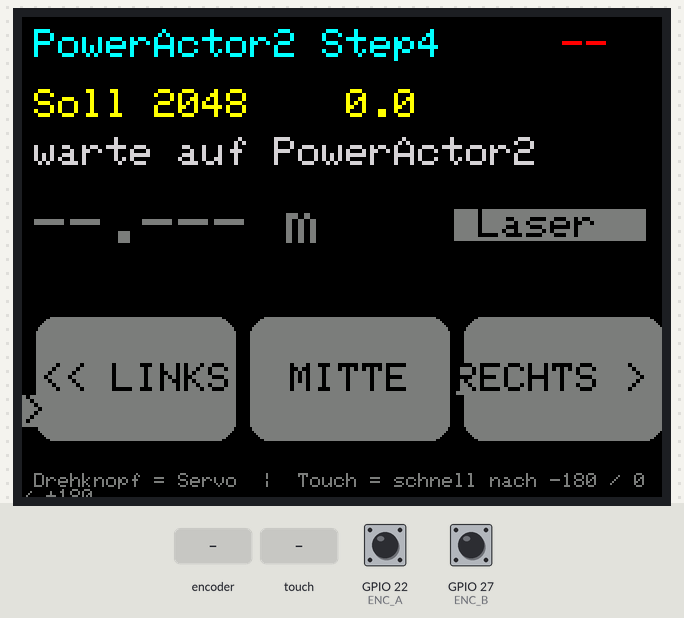
This sketch was run on a simulated ESP32. Shown: 320×240 colour display. The inputs (shaded band) are chosen by the test bench; at power-on: GPIO 22 (ENC_A) HIGH, GPIO 27 (ENC_B) HIGH. WiFi joins after 1.5 s; servers stay silent unless stated; not simulated (calls return 0 or success): Credentials.h; what the sketch prints to the serial monitor is not drawn.

Above: at 3.0 s.
3.1 s: rotary encoder on GPIO 22 (ENC_A) / GPIO 27 (ENC_B) turned 3 steps (first pin leading)
At 4.8 s:
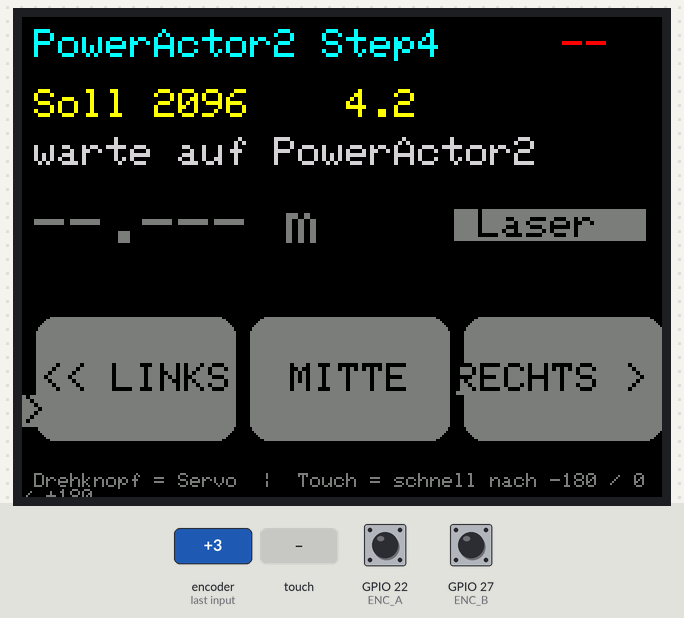
5.2 s: screen touched at 13 % across, 70 % down
At 6.7 s:
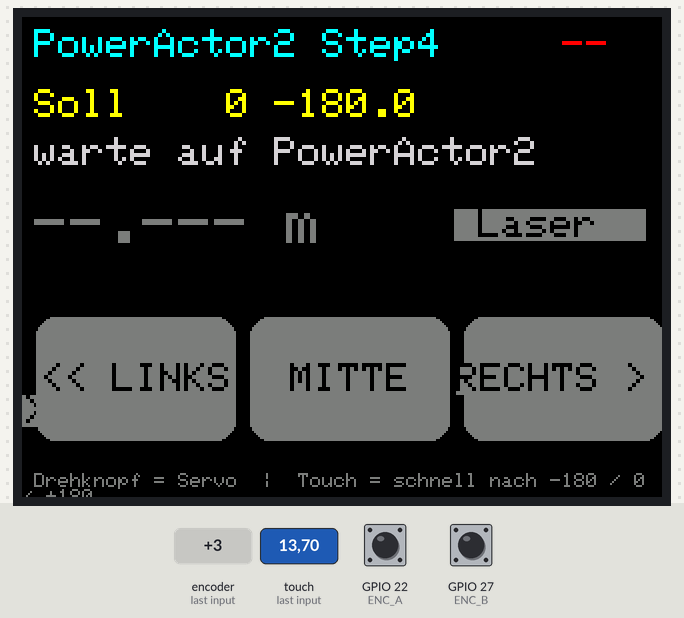
7.0 s: screen touched at 38 % across, 70 % down
At 7.17 s:
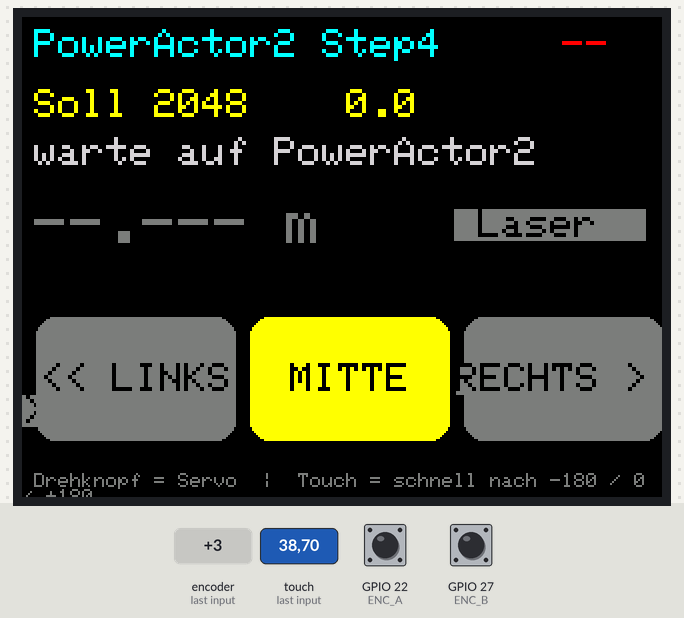
8.8 s: screen touched at 87 % across, 70 % down
At 9.4 s:
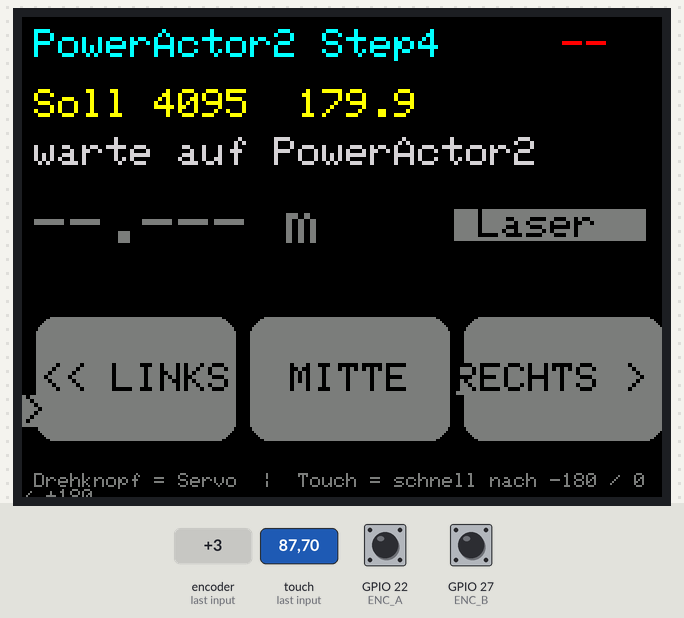
10.6 s: rotary encoder on GPIO 22 (ENC_A) / GPIO 27 (ENC_B) turned 2 steps (second pin leading)
At 11.8 s:
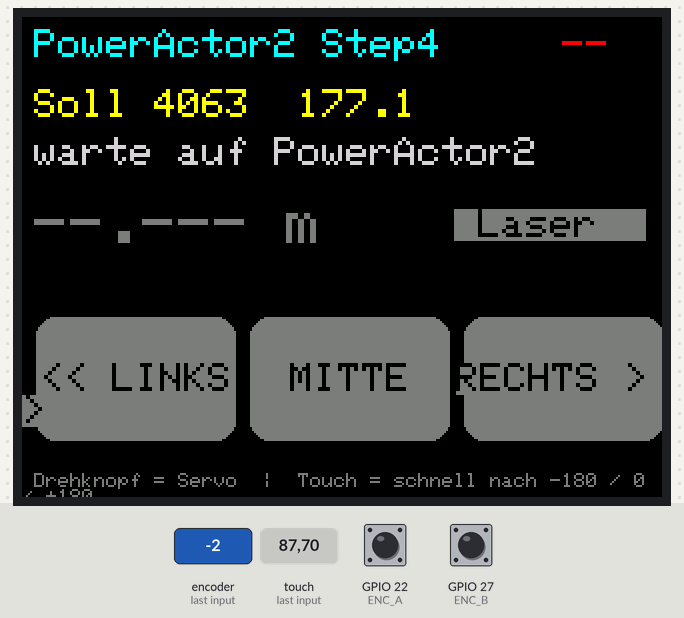
Timing chart, 0 to 13.5 s (numbered marks = the images above; inputs shaded):
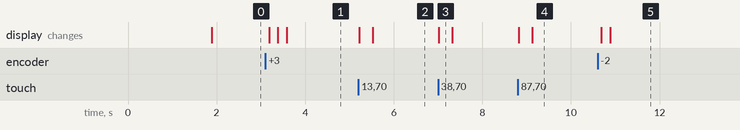

The sketch:

Step4_Display.ino
```cpp
// =============================================================================
//  Step4_Display - Display-/Encoder-Seite zu Step4_LidarLaser (PowerActor2)
//  Basis: Step3_Display (Servo-Bedienung unveraendert) + Lidar-/Laser-Anzeige.
//
//  Bedienung:
//    Drehknopf          : faehrt den Servo direkt (ENC_STEP Ticks je Raste)
//    Touch << LINKS     : so schnell wie moeglich an den linken Rand (0 = -180 Grad)
//    Touch MITTE        : so schnell wie moeglich in die Mitte (2048 = 0 Grad)
//    Touch RECHTS >>    : so schnell wie moeglich an den rechten Rand (4095 = +180 Grad)
//  Anzeige: Servo Soll/Ist/Temperatur, Lidar-Distanz (bzw. Fehler), Laser EIN/AUS.
//  Der Laser schaltet der PowerActor2 selbst (< 0,5 m), das Display zeigt ihn nur.
//
//  Kein Flackern: der feste Teil (Titel, Knoepfe, Hinweise) wird EINMAL
//  gezeichnet; danach werden nur geaenderte Werte ueberschrieben - Text mit
//  Hintergrundfarbe auf fester Breite, kein fillScreen mehr.
//
//  Touch: XPT2046 des CYD28, von LGFX_AUTODETECT eingerichtet (wie
//  Displays/Bedienung_Einstellungen), nur die Druck-Flanke loest aus.
//  Protokoll: eigenes Test-Protokoll, identisch in Step4_LidarLaser (kein xCom).
//  Board: CYD28 (ESP32-2432S028), FQBN esp32:esp32:esp32, per USB-COM flashen.
// =============================================================================
#include <Arduino.h>
#include <WiFi.h>
#include <WiFiUdp.h>
#include <Credentials.h>   // ssid, password
#include <LovyanGFX.hpp>
#define LGFX_AUTODETECT
#include <LGFX_AUTODETECT.hpp>

LGFX gfx;

// Encoder am CYD28 (aus Pa1_1_encoderTest6_3_1/dispDef.h)
#define ENC_A 22
#define ENC_B 27

#define ENC_STEP  16          // Servo-Ticks je Raste (~1,4 Grad)
#define POLL_MS   150
#define SEND_GAP  60          // ms: Servo-Ziel hoechstens so oft senden

// ── Protokoll (identisch in Step4_LidarLaser) ────────────────────────────────

#define PA2_IP            IPAddress(192, 168, 0, 181)
#define STEP2_CMD_PORT    4310
#define STEP2_STATE_PORT  4311
#define STEP4_MAGIC       0x54
#define SERVO_MIN         0
#define SERVO_MAX         4095
#define SERVO_CENTER      2048
#define LIDAR_NONE        0xFF

enum : uint8_t { S2_POLL = 0, S2_SERVO = 1, S2_FAST = 3 };

struct __attribute__((packed)) Step2Cmd {
  uint8_t  magic;
  uint8_t  type;
  uint16_t value;
};

struct __attribute__((packed)) Step4State {
  uint8_t  magic;
  uint8_t  servoOk;
  uint16_t servoGoal;
  uint16_t servoPos;
  uint8_t  tempC;
  uint8_t  lidarErr;
  uint32_t lidarMm;
  uint8_t  laserOn;
};

WiFiUDP udp;
Step4State st = {};
bool     haveState = false;
uint32_t lastRx    = 0;

// ── Bedienzustand ────────────────────────────────────────────────────────────

int  target    = SERVO_CENTER; // Servo-Soll am Display
bool targetDirty = false;
bool touchDown = false;       // Entprellung: nur Druck-Flanke feuert
int  flashBtn  = -1;          // zuletzt gedrueckter Knopf (kurz hell)
uint32_t flashUntil = 0;

// Ein Anzeigefeld: schreibt nur, wenn sich Text oder Farbe geaendert haben,
// und fuellt immer auf die volle Feldbreite (alte, laengere Texte verschwinden
// ohne vorheriges Loeschen).
struct Field {
  int x, y, chars, size;
  char last[40];
  uint16_t lastFg, lastBg;
};

// Touch-Knoepfe: nebeneinander, gleiche Breite
struct FastBtn { const char *text; uint16_t pos; };
const FastBtn BTNS[3] = {{"<< LINKS", SERVO_MIN}, {"MITTE", SERVO_CENTER}, {"RECHTS >>", SERVO_MAX}};
#define BTN_Y   150
#define BTN_H   62
#define BTN_W   100
#define BTN_GAP 7
int btnX(int i) { return BTN_GAP + i * (BTN_W + BTN_GAP); }


// ── Encoder (1:1 aus Pa1_1_encoderTest6_3_1/dispProc.ino) ───────────────────

bool readEncoder(int &encoderValue, int counterStep) {
  static int counter = 0;
  static int lastCounter = 0;

  lastCounter = counter;
  static uint8_t old_AB = 3;
  static int8_t encval = 0;
  static const int8_t enc_states[] = {0,-1,1,0,1,0,0,-1,-1,0,0,1,0,1,-1,0};

  old_AB <<= 2;
  if (digitalRead(ENC_A)) old_AB |= 0x02;
  if (digitalRead(ENC_B)) old_AB |= 0x01;
  encval += enc_states[(old_AB & 0x0f)];

  if (encval > 3)       { counter++; encval = 0; }
  else if (encval < -3) { counter--; encval = 0; }

  if (lastCounter != counter) {
    if (counter > lastCounter) encoderValue += counterStep;
    if (counter < lastCounter) encoderValue -= counterStep;
    return true;
  }
  return false;
}

// ── Senden / Empfangen ───────────────────────────────────────────────────────

void sendCmd(uint8_t type, uint16_t value) {
  Step2Cmd c = {STEP4_MAGIC, type, value};
  udp.beginPacket(PA2_IP, STEP2_CMD_PORT);
  udp.write((const uint8_t *)&c, sizeof(c));
  udp.endPacket();
}

bool receiveState() {
  int len = udp.parsePacket();
  if (len <= 0) return false;
  Step4State s;
  if (len != sizeof(s)) { udp.flush(); return false; }
  udp.read((uint8_t *)&s, sizeof(s));
  if (s.magic != STEP4_MAGIC) return false;
  if (!haveState) target = s.servoGoal;   // beim ersten Kontakt Soll uebernehmen
  st = s;
  haveState = true;
  lastRx = millis();
  return true;
}

// ── Anzeige ──────────────────────────────────────────────────────────────────

float ticksToDeg(int t) { return (t - 2048) * 360.0f / 4096.0f; }

void drawField(Field &f, uint16_t fg, uint16_t bg, const char *fmt, ...) {
  char buf[40];
  va_list ap;
  va_start(ap, fmt);
  vsnprintf(buf, sizeof(buf), fmt, ap);
  va_end(ap);
  int n = strlen(buf);
  while (n < f.chars && n < (int)sizeof(buf) - 1) buf[n++] = ' ';
  buf[n] = 0;
  if (!strcmp(buf, f.last) && fg == f.lastFg && bg == f.lastBg) return;
  gfx.setTextSize(f.size);
  gfx.setTextColor(fg, bg);
  gfx.setCursor(f.x, f.y);
  gfx.print(buf);
  strcpy(f.last, buf);
  f.lastFg = fg; f.lastBg = bg;
}

Field fOnline = {270, 6,   2, 2, "", 0, 0};
Field fSoll   = {6,   36, 26, 2, "", 0, 0};
Field fIst    = {6,   60, 26, 2, "", 0, 0};
Field fLidar  = {6,   92, 11, 3, "", 0, 0};
Field fLaser  = {216, 96,  8, 2, "", 0, 0};
Field fLidInfo= {6,  124, 52, 1, "", 0, 0};

void drawButton(int i) {
  uint16_t bg = (i == flashBtn) ? TFT_YELLOW : TFT_DARKGREY;
  int x = btnX(i);
  gfx.fillRoundRect(x, BTN_Y, BTN_W, BTN_H, 10, bg);
  gfx.setTextSize(2);
  gfx.setTextColor(TFT_BLACK, bg);
  gfx.setCursor(x + (BTN_W - (int)strlen(BTNS[i].text) * 12) / 2, BTN_Y + BTN_H / 2 - 8);
  gfx.print(BTNS[i].text);
}

void drawStatic() {
  gfx.fillScreen(TFT_BLACK);
  gfx.setTextSize(2);
  gfx.setTextColor(TFT_CYAN, TFT_BLACK);
  gfx.setCursor(6, 6);
  gfx.print("PowerActor2 Step4");
  for (int i = 0; i < 3; i++) drawButton(i);
  gfx.setTextSize(1);
  gfx.setTextColor(TFT_DARKGREY, TFT_BLACK);
  gfx.setCursor(6, 228);
  gfx.print("Drehknopf = Servo  |  Touch = schnell nach -180 / 0 / +180");
}

const char *lidarErrText(uint8_t e) {
  switch (e) {
    case 1:  return "Signal zu schwach";
    case 2:  return "Signal zu stark";
    case 3:  return "ausser Reichweite";
    case 4:  return "Systemfehler";
    default: return "Fehler";
  }
}

void drawValues() {
  bool online = haveState && millis() - lastRx < 2000;
  drawField(fOnline, online ? TFT_GREEN : TFT_RED, TFT_BLACK, online ? "ok" : "--");
  drawField(fSoll, TFT_YELLOW, TFT_BLACK, "Soll %4d %6.1f", target, ticksToDeg(target));

  if (online && st.servoOk)
    drawField(fIst, TFT_LIGHTGREY, TFT_BLACK, "Ist  %4u %6.1f  %uC",
              st.servoPos, ticksToDeg(st.servoPos), st.tempC);
  else
    drawField(fIst, TFT_LIGHTGREY, TFT_BLACK, online ? "Servo antwortet nicht"
                                                     : "warte auf PowerActor2");

  if (!online || st.lidarErr == LIDAR_NONE) {
    drawField(fLidar, TFT_DARKGREY, TFT_BLACK, "--.--- m");
    drawField(fLidInfo, TFT_DARKGREY, TFT_BLACK, online ? "Lidar: keine Messung" : "");
  } else if (st.lidarErr != 0) {
    drawField(fLidar, TFT_ORANGE, TFT_BLACK, "--.--- m");
    drawField(fLidInfo, TFT_ORANGE, TFT_BLACK, "Lidar: %s", lidarErrText(st.lidarErr));
  } else {
    drawField(fLidar, st.lidarMm < 500 ? TFT_RED : TFT_WHITE, TFT_BLACK,
              "%2lu.%03lu m", (unsigned long)(st.lidarMm / 1000), (unsigned long)(st.lidarMm % 1000));
    drawField(fLidInfo, TFT_DARKGREY, TFT_BLACK, "Lidar ok  -  Laser EIN unter 0,5 m");
  }

  bool laser = online && st.laserOn;
  drawField(fLaser, TFT_BLACK, laser ? TFT_RED : TFT_DARKGREY, laser ? " LASER " : " Laser ");
}

// ── Arduino ──────────────────────────────────────────────────────────────────

void setup() {
  Serial.begin(115200);
  gfx.init();
  gfx.setRotation(3);
  gfx.setBrightness(255);
  gfx.fillScreen(TFT_BLACK);
  gfx.setTextSize(2);
  gfx.setTextColor(TFT_YELLOW, TFT_BLACK);
  gfx.setCursor(6, 6);
  gfx.print("WiFi ...");
  pinMode(ENC_A, INPUT_PULLUP);
  pinMode(ENC_B, INPUT_PULLUP);

  WiFi.mode(WIFI_STA);
  WiFi.begin(ssid, password);
  while (WiFi.status() != WL_CONNECTED) delay(250);
  udp.begin(STEP2_STATE_PORT);
  Serial.printf("Step4_Display ready, IP %s\n", WiFi.localIP().toString().c_str());
  sendCmd(S2_POLL, 0);
  drawStatic();
  drawValues();
}

void loop() {
  static uint32_t tPoll = 0, tSend = 0, tDraw = 0;
  static bool redraw = false;

  int v = target;
  if (readEncoder(v, ENC_STEP)) {
    target = constrain(v, SERVO_MIN, SERVO_MAX);
    targetDirty = true;
    redraw = true;
  }

  uint16_t tx, ty;
  if (gfx.getTouch(&tx, &ty)) {
    if (!touchDown) {
      touchDown = true;
      for (int i = 0; i < 3; i++) {
        if ((int)tx >= btnX(i) && (int)tx < btnX(i) + BTN_W &&
            (int)ty >= BTN_Y && (int)ty < BTN_Y + BTN_H) {
          target = BTNS[i].pos;
          targetDirty = false;
          sendCmd(S2_FAST, target);
          tSend = tPoll = millis();
          flashBtn = i;
          flashUntil = millis() + 300;
          drawButton(i);
          redraw = true;
          break;
        }
      }
    }
  } else {
    touchDown = false;
  }
  if (flashBtn >= 0 && millis() > flashUntil) {
    int i = flashBtn;
    flashBtn = -1;
    drawButton(i);
  }

  if (targetDirty && millis() - tSend > SEND_GAP) {
    sendCmd(S2_SERVO, target);
    targetDirty = false;
    tSend = tPoll = millis();
  }
  if (millis() - tPoll > POLL_MS) {
    sendCmd(S2_POLL, 0);
    tPoll = millis();
  }
  while (receiveState()) redraw = true;

  // Werte hoechstens alle 100 ms auffrischen, sonst verpasst readEncoder Rasten;
  // einmal je Sekunde auch ohne Paket (Online-Anzeige faellt auf "--")
  if ((redraw && millis() - tDraw > 100) || millis() - tDraw > 1000) {
    drawValues();
    tDraw = millis();
    redraw = false;
  }
}
```

Measured:
- after the input at 3.1 s, the display: first changes after 0.09 s (image 1 shows a later state)
- after the input at 5.2 s, the display: first changes at once (image 2 shows a later state)
- after the input at 7.0 s, the display: changes at once (image 3)
- after the input at 8.8 s, the display: first changes at once (image 4 shows a later state)
- after the input at 10.6 s, the display: first changes after 0.09 s (image 5 shows a later state)
